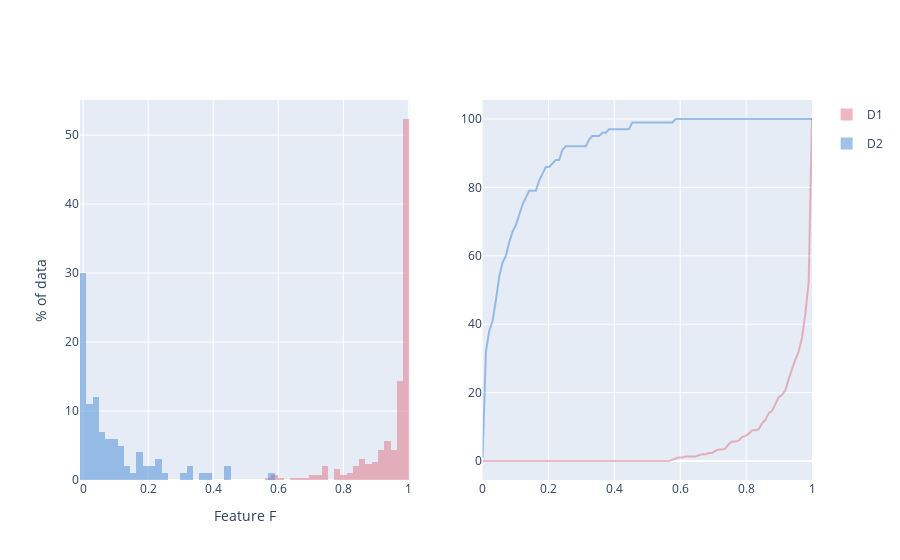

Notebook code for this chart:
### Code cell
np.random.seed(1234)

f0 = np.random.beta(a=5, b=0.3, size=300)
f1 = np.random.beta(a=.4, b=4, size=100)

data_dict = {
    'D1': f0,
    'D2': f1,
}

fig = plot_histograms(data_dict, xaxis_title='Feature F', yaxis_title='% of data', nbins=30, plot_cdf=True)
fig.show()
print(calc_wasserstein(data_dict, normalize=True))
